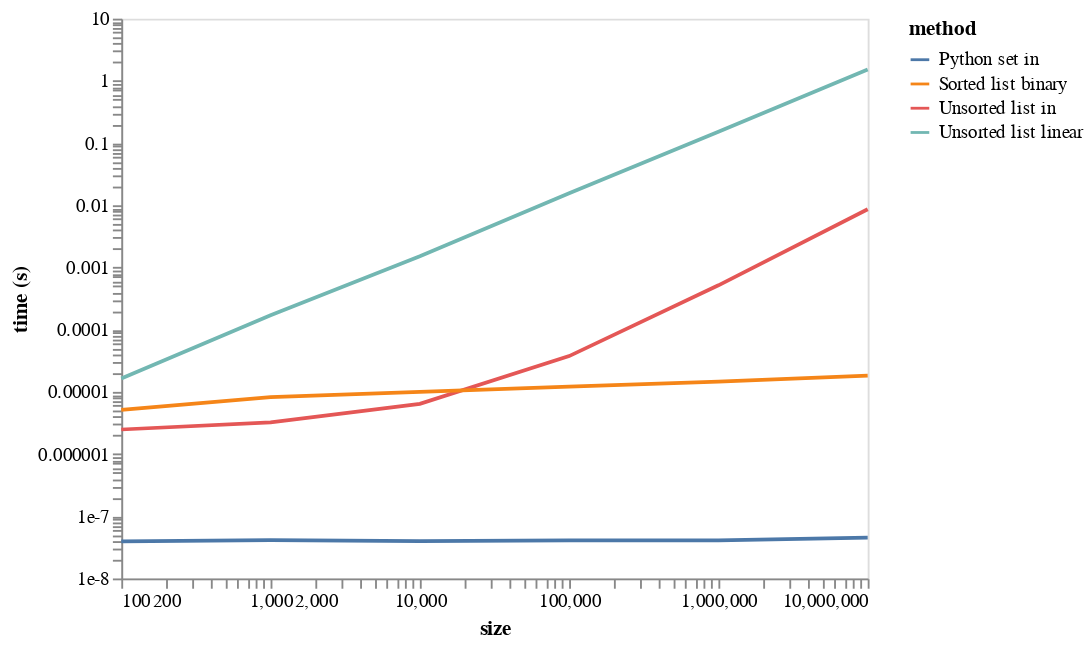

Here is the notebook cell this chart was saved with:
### Markdown cell above
Reading runtimes from a table: what happens of $N$ becomes $10N$?

- Linear: time $T$ goes up to $10T$
- Logarithmic: time $T$ goes up to $T+\Delta T$
- Constant: time $T$ stays about the same

### Code cell
df_long = pd.melt(df, id_vars="size", var_name="method", value_name="time (s)")

alt.Chart(df_long).mark_line().encode(
    alt.X('size', scale=alt.Scale(type='log')),
    alt.Y('time (s)', scale=alt.Scale(type='log')),
    color='method'
).configure_axis(grid=False)

### Figure 1 — Vega-Lite specification as saved in the notebook (floating-point values rounded to 4 significant figures)
{"config": {"view": {"continuousWidth": 400, "continuousHeight": 300}, "axis": {"grid": false}}, "data": {"name": "data-ebaee2ff92090f338a15ff9835fbf84c"}, "mark": "line", "encoding": {"color": {"type": "nominal", "field": "method"}, "x": {"type": "quantitative", "field": "size", "scale": {"type": "log"}}, "y": {"type": "quantitative", "field": "time (s)", "scale": {"type": "log"}}}, "$schema": "https://vega.github.io/schema/vega-lite/v4.8.1.json", "datasets": {"data-ebaee2ff92090f338a15ff9835fbf84c": [{"size": 100, "method": "Unsorted list linear", "time (s)": 1.637e-05}, {"size": 1000, "method": "Unsorted list linear", "time (s)": 0.000171}, {"size": 10000, "method": "Unsorted list linear", "time (s)": 0.001515}, {"size": 100000, "method": "Unsorted list linear", "time (s)": 0.01557}, {"size": 1000000, "method": "Unsorted list linear", "time (s)": 0.1519}, {"size": 10000000, "method": "Unsorted list linear", "time (s)": 1.525}, {"size": 100, "method": "Unsorted list in", "time (s)": 2.483e-06}, {"size": 1000, "method": "Unsorted list in", "time (s)": 3.244e-06}, {"size": 10000, "method": "Unsorted list in", "time (s)": 6.417e-06}, {"size": 100000, "method": "Unsorted list in", "time (s)": 3.76e-05}, {"size": 1000000, "method": "Unsorted list in", "time (s)": 0.0005166}, {"size": 10000000, "method": "Unsorted list in", "time (s)": 0.008633}, {"size": 100, "method": "Sorted list binary", "time (s)": 5.143e-06}, {"size": 1000, "method": "Sorted list binary", "time (s)": 8.251e-06}, {"size": 10000, "method": "Sorted list binary", "time (s)": 9.955e-06}, {"size": 100000, "method": "Sorted list binary", "time (s)": 1.215e-05}, {"size": 1000000, "method": "Sorted list binary", "time (s)": 1.459e-05}, {"size": 10000000, "method": "Sorted list binary", "time (s)": 1.817e-05}, {"size": 100, "method": "Python set in", "time (s)": 3.961e-08}, {"size": 1000, "method": "Python set in", "time (s)": 4.132e-08}, {"size": 10000, "method": "Python set in", "time (s)": 3.969e-08}, {"size": 100000, "method": "Python set in", "time (s)": 4.083e-08}, {"size": 1000000, "method": "Python set in", "time (s)": 4.082e-08}, {"size": 10000000, "method": "Python set in", "time (s)": 4.523e-08}]}}
